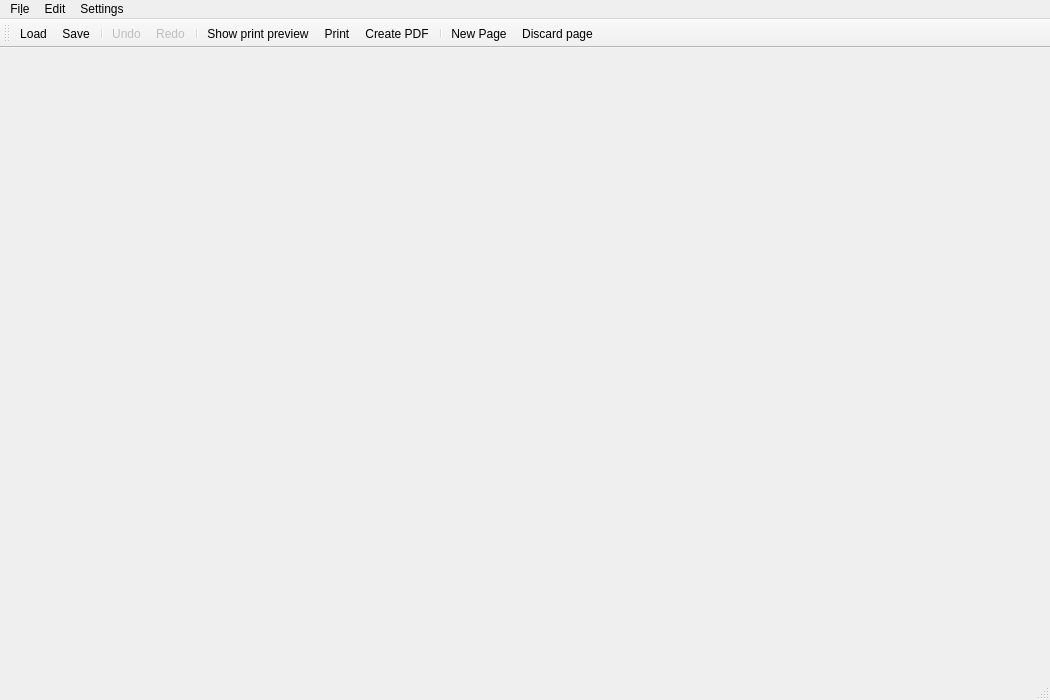
<?xml version="1.0" encoding="UTF-8"?>
<ui version="4.0">
 <class>MainWindow</class>
 <widget class="QMainWindow" name="MainWindow">
  <property name="geometry">
   <rect>
    <x>0</x>
    <y>0</y>
    <width>1050</width>
    <height>700</height>
   </rect>
  </property>
  <property name="windowTitle">
   <string>MTGProxyPrinter</string>
  </property>
  <property name="toolButtonStyle">
   <enum>Qt::ToolButtonFollowStyle</enum>
  </property>
  <widget class="CentralWidget" name="central_widget"/>
  <widget class="QMenuBar" name="menubar">
   <property name="geometry">
    <rect>
     <x>0</x>
     <y>0</y>
     <width>1050</width>
     <height>28</height>
    </rect>
   </property>
   <widget class="QMenu" name="menu_file">
    <property name="title">
     <string>Fi&amp;le</string>
    </property>
    <addaction name="action_new_document"/>
    <addaction name="action_load_document"/>
    <addaction name="action_save_document"/>
    <addaction name="action_save_as"/>
    <addaction name="action_print_preview"/>
    <addaction name="action_print"/>
    <addaction name="action_print_pdf"/>
    <addaction name="separator"/>
    <addaction name="action_import_deck_list"/>
    <addaction name="separator"/>
    <addaction name="action_quit"/>
   </widget>
   <widget class="QMenu" name="menu_settings">
    <property name="title">
     <string>Settings</string>
    </property>
    <addaction name="action_show_settings"/>
    <addaction name="action_show_toolbar"/>
    <addaction name="action_download_card_data"/>
    <addaction name="action_cleanup_local_image_cache"/>
    <addaction name="separator"/>
    <addaction name="action_show_changelog"/>
    <addaction name="action_show_about_dialog"/>
   </widget>
   <widget class="QMenu" name="menu_edit">
    <property name="title">
     <string>Edit</string>
    </property>
    <addaction name="action_undo"/>
    <addaction name="action_redo"/>
    <addaction name="separator"/>
    <addaction name="action_edit_document_settings"/>
    <addaction name="action_compact_document"/>
    <addaction name="action_shuffle_document"/>
    <addaction name="action_download_missing_card_images"/>
    <addaction name="separator"/>
    <addaction name="action_new_page"/>
    <addaction name="action_discard_page"/>
   </widget>
   <addaction name="menu_file"/>
   <addaction name="menu_edit"/>
   <addaction name="menu_settings"/>
  </widget>
  <widget class="QStatusBar" name="statusbar"/>
  <widget class="QToolBar" name="toolBar">
   <property name="windowTitle">
    <string>Show toolbar</string>
   </property>
   <property name="toolButtonStyle">
    <enum>Qt::ToolButtonTextBesideIcon</enum>
   </property>
   <attribute name="toolBarArea">
    <enum>TopToolBarArea</enum>
   </attribute>
   <attribute name="toolBarBreak">
    <bool>false</bool>
   </attribute>
   <addaction name="action_load_document"/>
   <addaction name="action_save_document"/>
   <addaction name="separator"/>
   <addaction name="action_undo"/>
   <addaction name="action_redo"/>
   <addaction name="separator"/>
   <addaction name="action_print_preview"/>
   <addaction name="action_print"/>
   <addaction name="action_print_pdf"/>
   <addaction name="separator"/>
   <addaction name="action_new_page"/>
   <addaction name="action_discard_page"/>
  </widget>
  <action name="action_quit">
   <property name="icon">
    <iconset theme="application-exit"/>
   </property>
   <property name="text">
    <string>&amp;Quit</string>
   </property>
   <property name="shortcut">
    <string>Ctrl+Q</string>
   </property>
   <property name="menuRole">
    <enum>QAction::QuitRole</enum>
   </property>
  </action>
  <action name="action_print">
   <property name="icon">
    <iconset theme="document-print-direct"/>
   </property>
   <property name="text">
    <string>&amp;Print</string>
   </property>
   <property name="toolTip">
    <string>Print the current documents</string>
   </property>
   <property name="shortcut">
    <string>Ctrl+P</string>
   </property>
  </action>
  <action name="action_print_preview">
   <property name="icon">
    <iconset theme="document-print-preview"/>
   </property>
   <property name="text">
    <string>&amp;Show print preview</string>
   </property>
   <property name="toolTip">
    <string>Show print preview window</string>
   </property>
  </action>
  <action name="action_print_pdf">
   <property name="icon">
    <iconset theme="viewpdf"/>
   </property>
   <property name="text">
    <string>&amp;Create PDF</string>
   </property>
   <property name="toolTip">
    <string>Create a PDF document</string>
   </property>
  </action>
  <action name="action_discard_page">
   <property name="icon">
    <iconset theme="document-close"/>
   </property>
   <property name="text">
    <string>Discard page</string>
   </property>
   <property name="toolTip">
    <string>Discard this page.</string>
   </property>
  </action>
  <action name="action_show_settings">
   <property name="icon">
    <iconset theme="configure"/>
   </property>
   <property name="text">
    <string>Settings</string>
   </property>
   <property name="menuRole">
    <enum>QAction::PreferencesRole</enum>
   </property>
  </action>
  <action name="action_download_card_data">
   <property name="icon">
    <iconset theme="edit-download"/>
   </property>
   <property name="text">
    <string>Update card data</string>
   </property>
  </action>
  <action name="action_new_page">
   <property name="icon">
    <iconset theme="document-new"/>
   </property>
   <property name="text">
    <string>New Page</string>
   </property>
   <property name="toolTip">
    <string>Add a new, empty page.</string>
   </property>
  </action>
  <action name="action_save_document">
   <property name="icon">
    <iconset theme="document-save"/>
   </property>
   <property name="text">
    <string>Save</string>
   </property>
   <property name="shortcut">
    <string>Ctrl+S</string>
   </property>
  </action>
  <action name="action_new_document">
   <property name="icon">
    <iconset theme="document-replace"/>
   </property>
   <property name="text">
    <string>New</string>
   </property>
   <property name="shortcut">
    <string>Ctrl+N</string>
   </property>
  </action>
  <action name="action_load_document">
   <property name="icon">
    <iconset theme="document-open"/>
   </property>
   <property name="text">
    <string>Load</string>
   </property>
   <property name="shortcut">
    <string>Ctrl+L</string>
   </property>
  </action>
  <action name="action_save_as">
   <property name="icon">
    <iconset theme="document-save-as"/>
   </property>
   <property name="text">
    <string>Save as …</string>
   </property>
  </action>
  <action name="action_show_about_dialog">
   <property name="text">
    <string>About …</string>
   </property>
   <property name="menuRole">
    <enum>QAction::AboutRole</enum>
   </property>
  </action>
  <action name="action_show_changelog">
   <property name="text">
    <string>Show Changelog</string>
   </property>
  </action>
  <action name="action_compact_document">
   <property name="icon">
    <iconset theme="format-align-vertical-top"/>
   </property>
   <property name="text">
    <string>Compact document</string>
   </property>
   <property name="toolTip">
    <string>Minimize page count: Fill empty slots on pages by moving cards from the end of the document</string>
   </property>
  </action>
  <action name="action_edit_document_settings">
   <property name="icon">
    <iconset theme="document-properties"/>
   </property>
   <property name="text">
    <string>Edit document settings</string>
   </property>
   <property name="toolTip">
    <string>Configure page size, margins, image spacings for the currently edited document.</string>
   </property>
  </action>
  <action name="action_import_deck_list">
   <property name="icon">
    <iconset theme="document-import"/>
   </property>
   <property name="text">
    <string>Import Deck list</string>
   </property>
   <property name="toolTip">
    <string>Import a deck list from online sources</string>
   </property>
  </action>
  <action name="action_cleanup_local_image_cache">
   <property name="icon">
    <iconset theme="edit-clear-history"/>
   </property>
   <property name="text">
    <string>Cleanup card images</string>
   </property>
   <property name="toolTip">
    <string>Delete locally stored card images you no longer need.</string>
   </property>
  </action>
  <action name="action_show_toolbar">
   <property name="checkable">
    <bool>true</bool>
   </property>
   <property name="checked">
    <bool>true</bool>
   </property>
   <property name="text">
    <string>Show toolbar</string>
   </property>
   <property name="shortcut">
    <string>Ctrl+M</string>
   </property>
  </action>
  <action name="action_download_missing_card_images">
   <property name="icon">
    <iconset theme="edit-download"/>
   </property>
   <property name="text">
    <string>Download missing card images</string>
   </property>
  </action>
  <action name="action_shuffle_document">
   <property name="icon">
    <iconset theme="shuffle"/>
   </property>
   <property name="text">
    <string>Shuffle document</string>
   </property>
   <property name="toolTip">
    <string>Randomly rearrange all card image.
If you want to quickly print a full deck for playing,
use this to reduce the initial deck shuffling required</string>
   </property>
  </action>
  <action name="action_undo">
   <property name="enabled">
    <bool>false</bool>
   </property>
   <property name="icon">
    <iconset theme="edit-undo"/>
   </property>
   <property name="text">
    <string>Undo</string>
   </property>
  </action>
  <action name="action_redo">
   <property name="enabled">
    <bool>false</bool>
   </property>
   <property name="icon">
    <iconset theme="edit-redo"/>
   </property>
   <property name="text">
    <string>Redo</string>
   </property>
  </action>
 </widget>
 <customwidgets>
  <customwidget>
   <class>CentralWidget</class>
   <extends>QWidget</extends>
   <header>mtg_proxy_printer.ui.central_widget</header>
   <container>1</container>
  </customwidget>
 </customwidgets>
 <resources/>
 <connections>
  <connection>
   <sender>action_show_toolbar</sender>
   <signal>toggled(bool)</signal>
   <receiver>toolBar</receiver>
   <slot>setVisible(bool)</slot>
   <hints>
    <hint type="sourcelabel">
     <x>-1</x>
     <y>-1</y>
    </hint>
    <hint type="destinationlabel">
     <x>499</x>
     <y>48</y>
    </hint>
   </hints>
  </connection>
  <connection>
   <sender>toolBar</sender>
   <signal>visibilityChanged(bool)</signal>
   <receiver>action_show_toolbar</receiver>
   <slot>setChecked(bool)</slot>
   <hints>
    <hint type="sourcelabel">
     <x>499</x>
     <y>48</y>
    </hint>
    <hint type="destinationlabel">
     <x>-1</x>
     <y>-1</y>
    </hint>
   </hints>
  </connection>
 </connections>
</ui>
